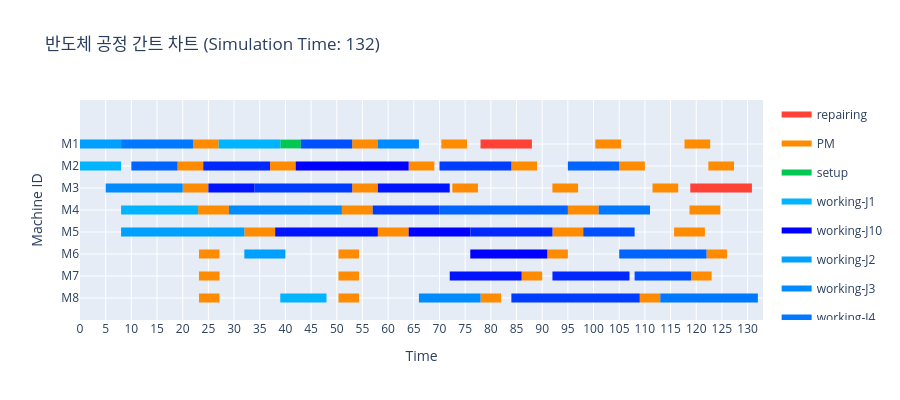

The cell this chart's notebook holds for it:
### Code cell
env.run(until=scheduler.job_chk_process)
fig = create_gantt_chart(
    logs=event_logger.logs,
    max_time=env.now,
    title=f"반도체 공정 간트 차트 (Simulation Time: {round(env.now, 3)})")
fig.show()

### Figure 1 — Plotly figure (JSON) as saved in the notebook; plotly's stock layout.template omitted (floating-point values rounded to 4 significant figures; data arrays with more than 128 entries replaced by an {"elided": "..."} marker saying what was removed)
{"data": [{"fill": "toself", "fillcolor": "rgb(255, 65, 54)", "hoverinfo": "name", "legendgroup": "rgb(255, 65, 54)", "mode": "none", "name": "repairing", "type": "scatter", "x": [77.99, 87.99, 87.99, 77.99, 77.99, 118.8, 130.8, 130.8, 118.8], "y": [6.8, 6.8, 7.2, 7.2, null, 4.8, 4.8, 5.2, 5.2]}, {"fill": "toself", "fillcolor": "rgb(255, 140, 0)", "hoverinfo": "name", "legendgroup": "rgb(255, 140, 0)", "mode": "none", "name": "PM", "type": "scatter", "x": {"elided": "179 float values"}, "y": {"elided": "179 float values"}}, {"fill": "toself", "fillcolor": "rgb(0, 200, 83)", "hoverinfo": "name", "legendgroup": "rgb(0, 200, 83)", "mode": "none", "name": "setup", "type": "scatter", "x": [39, 43, 43, 39], "y": [6.8, 6.8, 7.2, 7.2]}, {"fill": "toself", "fillcolor": "rgb(0, 180, 255)", "hoverinfo": "name", "legendgroup": "rgb(0, 180, 255)", "mode": "none", "name": "working-J1", "type": "scatter", "x": [27, 39, 39, 27, 27, 0, 8, 8, 0, 0, 8, 23, 23, 8, 8, 39, 48, 48, 39], "y": [6.8, 6.8, 7.2, 7.2, null, 5.8, 5.8, 6.2, 6.2, null, 3.8, 3.8, 4.2, 4.2, null, -0.2, -0.2, 0.2, 0.2]}, {"fill": "toself", "fillcolor": "rgb(0, 0, 255)", "hoverinfo": "name", "legendgroup": "rgb(0, 0, 255)", "mode": "none", "name": "working-J10", "type": "scatter", "x": [42, 64, 64, 42, 42, 64, 76, 76, 64, 64, 76, 91, 91, 76], "y": [5.8, 5.8, 6.2, 6.2, null, 2.8, 2.8, 3.2, 3.2, null, 1.8, 1.8, 2.2, 2.2]}, {"fill": "toself", "fillcolor": "rgb(0, 160, 255)", "hoverinfo": "name", "legendgroup": "rgb(0, 160, 255)", "mode": "none", "name": "working-J2", "type": "scatter", "x": [0, 8, 8, 0, 0, 8, 32, 32, 8, 8, 32, 40, 40, 32], "y": [6.8, 6.8, 7.2, 7.2, null, 2.8, 2.8, 3.2, 3.2, null, 1.8, 1.8, 2.2, 2.2]}, {"fill": "toself", "fillcolor": "rgb(0, 140, 255)", "hoverinfo": "name", "legendgroup": "rgb(0, 140, 255)", "mode": "none", "name": "working-J3", "type": "scatter", "x": [58, 66, 66, 58, 58, 5, 20, 20, 5, 5, 29, 51, 51, 29, 29, 66, 78, 78, 66], "y": [6.8, 6.8, 7.2, 7.2, null, 4.8, 4.8, 5.2, 5.2, null, 3.8, 3.8, 4.2, 4.2, null, -0.2, -0.2, 0.2, 0.2]}, {"fill": "toself", "fillcolor": "rgb(0, 120, 255)", "hoverinfo": "name", "legendgroup": "rgb(0, 120, 255)", "mode": "none", "name": "working-J4", "type": "scatter", "x": [8, 22, 22, 8, 8, 101, 111, 111, 101, 101, 113, 132, 132, 113], "y": [6.8, 6.8, 7.2, 7.2, null, 3.8, 3.8, 4.2, 4.2, null, -0.2, -0.2, 0.2, 0.2]}, {"fill": "toself", "fillcolor": "rgb(0, 100, 255)", "hoverinfo": "name", "legendgroup": "rgb(0, 100, 255)", "mode": "none", "name": "working-J5", "type": "scatter", "x": [10, 19, 19, 10, 10, 95, 105, 105, 95, 95, 70, 95, 95, 70, 70, 105, 122, 122, 105], "y": [5.8, 5.8, 6.2, 6.2, null, 5.8, 5.8, 6.2, 6.2, null, 3.8, 3.8, 4.2, 4.2, null, 1.8, 1.8, 2.2, 2.2]}, {"fill": "toself", "fillcolor": "rgb(0, 80, 255)", "hoverinfo": "name", "legendgroup": "rgb(0, 80, 255)", "mode": "none", "name": "working-J6", "type": "scatter", "x": [43, 53, 53, 43, 43, 98, 108, 108, 98, 98, 108, 119, 119, 108], "y": [6.8, 6.8, 7.2, 7.2, null, 2.8, 2.8, 3.2, 3.2, null, 0.8, 0.8, 1.2, 1.2]}, {"fill": "toself", "fillcolor": "rgb(0, 60, 255)", "hoverinfo": "name", "legendgroup": "rgb(0, 60, 255)", "mode": "none", "name": "working-J7", "type": "scatter", "x": [70, 84, 84, 70, 70, 34, 53, 53, 34, 34, 57, 70, 70, 57, 57, 84, 109, 109, 84], "y": [5.8, 5.8, 6.2, 6.2, null, 4.8, 4.8, 5.2, 5.2, null, 3.8, 3.8, 4.2, 4.2, null, -0.2, -0.2, 0.2, 0.2]}, {"fill": "toself", "fillcolor": "rgb(0, 40, 255)", "hoverinfo": "name", "legendgroup": "rgb(0, 40, 255)", "mode": "none", "name": "working-J8", "type": "scatter", "x": [24, 37, 37, 24, 24, 76, 92, 92, 76, 76, 92, 107, 107, 92], "y": [5.8, 5.8, 6.2, 6.2, null, 2.8, 2.8, 3.2, 3.2, null, 0.8, 0.8, 1.2, 1.2]}, {"fill": "toself", "fillcolor": "rgb(0, 20, 255)", "hoverinfo": "name", "legendgroup": "rgb(0, 20, 255)", "mode": "none", "name": "working-J9", "type": "scatter", "x": [25, 34, 34, 25, 25, 58, 72, 72, 58, 58, 38, 58, 58, 38, 38, 72, 86, 86, 72], "y": [4.8, 4.8, 5.2, 5.2, null, 4.8, 4.8, 5.2, 5.2, null, 2.8, 2.8, 3.2, 3.2, null, 0.8, 0.8, 1.2, 1.2]}, {"legendgroup": "rgb(0, 0, 255)", "marker": {"color": "rgb(0, 0, 255)", "opacity": 0, "size": 1}, "mode": "markers", "name": "", "showlegend": false, "text": ["job: J10\noperation: J10_O1", "job: J10\noperation: J10_O1", "job: J10\noperation: J10_O2", "job: J10\noperation: J10_O2", "job: J10\noperation: J10_O3", "job: J10\noperation: J10_O3"], "type": "scatter", "x": [42, 64, 64, 76, 76, 91], "y": [6, 6, 3, 3, 2, 2]}, {"legendgroup": "rgb(0, 100, 255)", "marker": {"color": "rgb(0, 100, 255)", "opacity": 0, "size": 1}, "mode": "markers", "name": "", "showlegend": false, "text": ["job: J5\noperation: J5_O1", "job: J5\noperation: J5_O1", "job: J5\noperation: J5_O3", "job: J5\noperation: J5_O3", "job: J5\noperation: J5_O2", "job: J5\noperation: J5_O2", "job: J5\noperation: J5_O4", "job: J5\noperation: J5_O4"], "type": "scatter", "x": [10, 19, 95, 105, 70, 95, 105, 122], "y": [6, 6, 6, 6, 4, 4, 2, 2]}, {"legendgroup": "rgb(0, 120, 255)", "marker": {"color": "rgb(0, 120, 255)", "opacity": 0, "size": 1}, "mode": "markers", "name": "", "showlegend": false, "text": ["job: J4\noperation: J4_O1", "job: J4\noperation: J4_O1", "job: J4\noperation: J4_O2", "job: J4\noperation: J4_O2", "job: J4\noperation: J4_O3", "job: J4\noperation: J4_O3"], "type": "scatter", "x": [8, 22, 101, 111, 113, 132], "y": [7, 7, 4, 4, 0, 0]}, {"legendgroup": "rgb(0, 140, 255)", "marker": {"color": "rgb(0, 140, 255)", "opacity": 0, "size": 1}, "mode": "markers", "name": "", "showlegend": false, "text": ["job: J3\noperation: J3_O3", "job: J3\noperation: J3_O3", "job: J3\noperation: J3_O1", "job: J3\noperation: J3_O1", "job: J3\noperation: J3_O2", "job: J3\noperation: J3_O2", "job: J3\noperation: J3_O4", "job: J3\noperation: J3_O4"], "type": "scatter", "x": [58, 66, 5, 20, 29, 51, 66, 78], "y": [7, 7, 5, 5, 4, 4, 0, 0]}, {"legendgroup": "rgb(0, 160, 255)", "marker": {"color": "rgb(0, 160, 255)", "opacity": 0, "size": 1}, "mode": "markers", "name": "", "showlegend": false, "text": ["job: J2\noperation: J2_O1", "job: J2\noperation: J2_O1", "job: J2\noperation: J2_O2", "job: J2\noperation: J2_O2", "job: J2\noperation: J2_O3", "job: J2\noperation: J2_O3"], "type": "scatter", "x": [0, 8, 8, 32, 32, 40], "y": [7, 7, 3, 3, 2, 2]}, {"legendgroup": "rgb(0, 180, 255)", "marker": {"color": "rgb(0, 180, 255)", "opacity": 0, "size": 1}, "mode": "markers", "name": "", "showlegend": false, "text": ["job: J1\noperation: J1_O3", "job: J1\noperation: J1_O3", "job: J1\noperation: J1_O1", "job: J1\noperation: J1_O1", "job: J1\noperation: J1_O2", "job: J1\noperation: J1_O2", "job: J1\noperation: J1_O4", "job: J1\noperation: J1_O4"], "type": "scatter", "x": [27, 39, 0, 8, 8, 23, 39, 48], "y": [7, 7, 6, 6, 4, 4, 0, 0]}, {"legendgroup": "rgb(0, 20, 255)", "marker": {"color": "rgb(0, 20, 255)", "opacity": 0, "size": 1}, "mode": "markers", "name": "", "showlegend": false, "text": ["job: J9\noperation: J9_O1", "job: J9\noperation: J9_O1", "job: J9\noperation: J9_O3", "job: J9\noperation: J9_O3", "job: J9\noperation: J9_O2", "job: J9\noperation: J9_O2", "job: J9\noperation: J9_O4", "job: J9\noperation: J9_O4"], "type": "scatter", "x": [25, 34, 58, 72, 38, 58, 72, 86], "y": [5, 5, 5, 5, 3, 3, 1, 1]}, {"legendgroup": "rgb(0, 200, 83)", "marker": {"color": "rgb(0, 200, 83)", "opacity": 0, "size": 1}, "mode": "markers", "name": "", "showlegend": false, "text": ["job: J6\noperation: J6_O1", "job: J6\noperation: J6_O1"], "type": "scatter", "x": [39, 43], "y": [7, 7]}, {"legendgroup": "rgb(0, 40, 255)", "marker": {"color": "rgb(0, 40, 255)", "opacity": 0, "size": 1}, "mode": "markers", "name": "", "showlegend": false, "text": ["job: J8\noperation: J8_O1", "job: J8\noperation: J8_O1", "job: J8\noperation: J8_O2", "job: J8\noperation: J8_O2", "job: J8\noperation: J8_O3", "job: J8\noperation: J8_O3"], "type": "scatter", "x": [24, 37, 76, 92, 92, 107], "y": [6, 6, 3, 3, 1, 1]}, {"legendgroup": "rgb(0, 60, 255)", "marker": {"color": "rgb(0, 60, 255)", "opacity": 0, "size": 1}, "mode": "markers", "name": "", "showlegend": false, "text": ["job: J7\noperation: J7_O3", "job: J7\noperation: J7_O3", "job: J7\noperation: J7_O1", "job: J7\noperation: J7_O1", "job: J7\noperation: J7_O2", "job: J7\noperation: J7_O2", "job: J7\noperation: J7_O4", "job: J7\noperation: J7_O4"], "type": "scatter", "x": [70, 84, 34, 53, 57, 70, 84, 109], "y": [6, 6, 5, 5, 4, 4, 0, 0]}, {"legendgroup": "rgb(0, 80, 255)", "marker": {"color": "rgb(0, 80, 255)", "opacity": 0, "size": 1}, "mode": "markers", "name": "", "showlegend": false, "text": ["job: J6\noperation: J6_O1", "job: J6\noperation: J6_O1", "job: J6\noperation: J6_O2", "job: J6\noperation: J6_O2", "job: J6\noperation: J6_O3", "job: J6\noperation: J6_O3"], "type": "scatter", "x": [43, 53, 98, 108, 108, 119], "y": [7, 7, 3, 3, 1, 1]}, {"legendgroup": "rgb(255, 140, 0)", "marker": {"color": "rgb(255, 140, 0)", "opacity": 0, "size": 1}, "mode": "markers", "name": "", "showlegend": false, "text": ["None", "None", "None", "None", "None", "None", "None", "None", "None", "None", "None", "None", "None", "None", "None", "None", "None", "None", "None", "None", "None", "None", "None", "None", "None", "None", "None", "None", "None", "None", "None", "None", "None", "None", "None", "None", "None", "None", "None", "None", "None", "None", "None", "None", "None", "None", "None", "None", "None", "None", "None", "None", "None", "None", "None", "None", "None", "None", "None", "None", "None", "None", "None", "None", "None", "None", "None", "None", "None", "None", "None", "None"], "type": "scatter", "x": [22, 27, 53, 58, 70.36, 75.36, 100.4, 105.4, 117.7, 122.7, 19, 24, 37, 42, 64, 69, 84, 89, 105, 110, 122.4, 127.4, 20, 25, 53, 58, 72.49, 77.49, 91.99, 96.99, 111.5, 116.5, 23, 29, 51, 57, 95, 101, 118.7, 124.7, 32, 38, 58, 64, 92, 98, 115.7, 121.7, 23.17, 27.17, 50.33, 54.33, 91, 95, 122, 126, 23.17, 27.17, 50.33, 54.33, 86, 90, 119, 123, 23.17, 27.17, 50.33, 54.33, 78, 82, 109, 113], "y": [7, 7, 7, 7, 7, 7, 7, 7, 7, 7, 6, 6, 6, 6, 6, 6, 6, 6, 6, 6, 6, 6, 5, 5, 5, 5, 5, 5, 5, 5, 5, 5, 4, 4, 4, 4, 4, 4, 4, 4, 3, 3, 3, 3, 3, 3, 3, 3, 2, 2, 2, 2, 2, 2, 2, 2, 1, 1, 1, 1, 1, 1, 1, 1, 0, 0, 0, 0, 0, 0, 0, 0]}, {"legendgroup": "rgb(255, 65, 54)", "marker": {"color": "rgb(255, 65, 54)", "opacity": 0, "size": 1}, "mode": "markers", "name": "", "showlegend": false, "text": ["None", "None", "None", "None"], "type": "scatter", "x": [77.99, 87.99, 118.8, 130.8], "y": [7, 7, 5, 5]}], "layout": {"height": 400, "hovermode": "closest", "showlegend": true, "title": {"text": "반도체 공정 간트 차트 (Simulation Time: 132)"}, "xaxis": {"dtick": 5, "range": [0, 133], "rangeselector": {"buttons": [{"count": 7, "label": "1w", "step": "day", "stepmode": "backward"}, {"count": 1, "label": "1m", "step": "month", "stepmode": "backward"}, {"count": 6, "label": "6m", "step": "month", "stepmode": "backward"}, {"count": 1, "label": "YTD", "step": "year", "stepmode": "todate"}, {"count": 1, "label": "1y", "step": "year", "stepmode": "backward"}, {"step": "all"}]}, "showgrid": true, "title": {"text": "Time"}, "type": "linear", "zeroline": false}, "yaxis": {"autorange": false, "range": [-1, 9], "showgrid": true, "ticktext": ["M8", "M7", "M6", "M5", "M4", "M3", "M2", "M1"], "tickvals": [0, 1, 2, 3, 4, 5, 6, 7], "title": {"text": "Machine ID"}, "zeroline": false}}}
